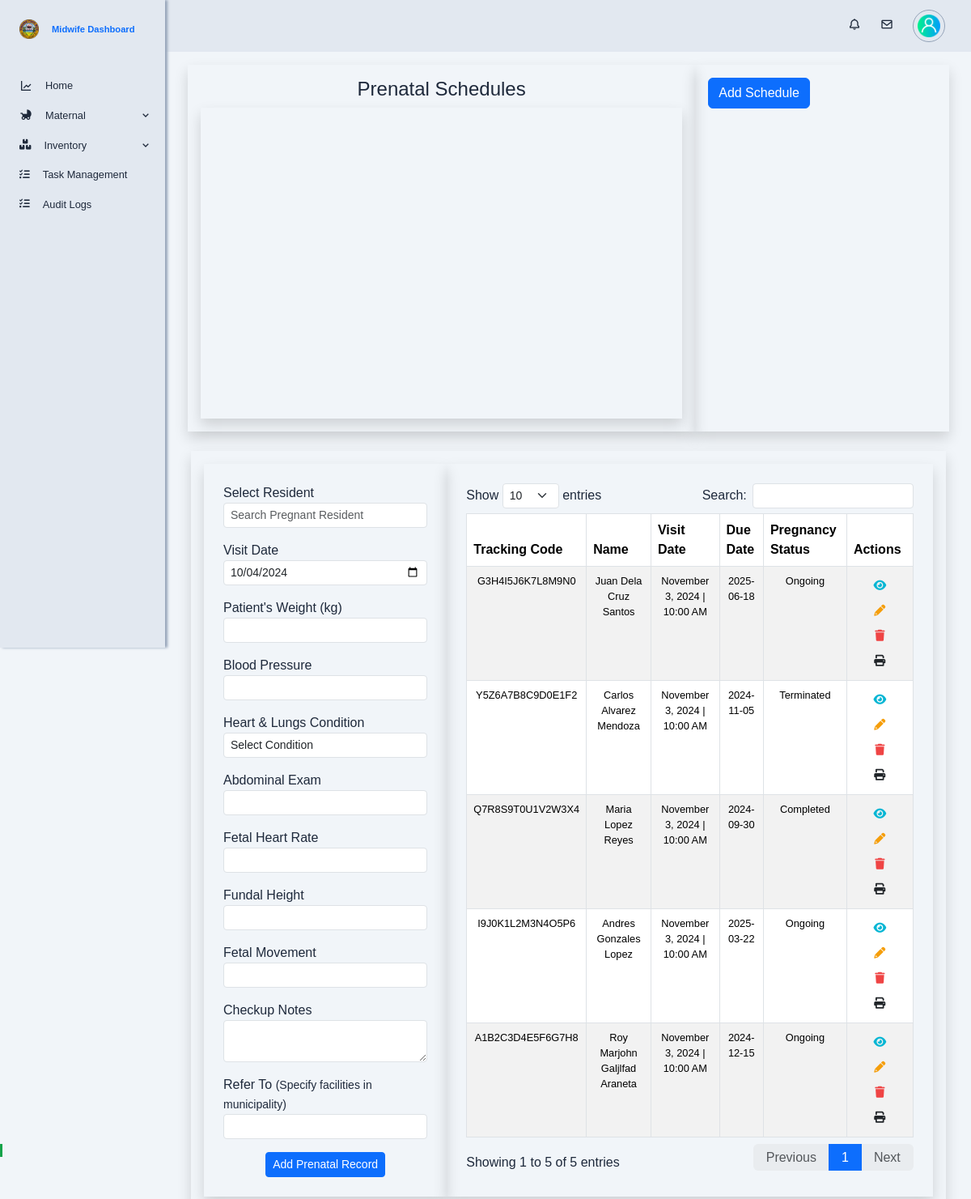
Screenshot of /app/views/midwife/prenatals.php with the database file from the repository.
### tables this page shows
CREATE TABLE `prenatals` (
  `prenatal_id` int(10) NOT NULL,
  `tracking_code` varchar(255) NOT NULL,
  `pregnancy_id` int(10) NOT NULL,
  `sched_id` int(10) NOT NULL,
  `bhw_id` int(10) NOT NULL,
  `weight` decimal(10,2) DEFAULT NULL,
  `blood_pressure` varchar(255) DEFAULT NULL,
  `heart_lungs_condition` varchar(255) DEFAULT NULL,
  `abdominal_exam` varchar(255) DEFAULT NULL,
  `fetal_heart_rate` varchar(255) DEFAULT NULL,
  `fundal_height` varchar(255) DEFAULT NULL,
  `fetal_movement` varchar(255) DEFAULT NULL,
  `checkup_notes` text DEFAULT NULL,
  `refer_to` varchar(255) DEFAULT NULL,
  `created_at` timestamp NOT NULL DEFAULT current_timestamp(),
  `updated_at` timestamp NOT NULL DEFAULT current_timestamp() ON UPDATE current_timestamp()
);

CREATE TABLE `personal_information` (
  `personal_info_id` int(10) NOT NULL,
  `lastname` varchar(255) NOT NULL,
  `firstname` varchar(255) NOT NULL,
  `middlename` varchar(255) NOT NULL,
  `date_of_birth` date DEFAULT NULL,
  `civil_status` enum('Single','Married','Widowed','Legally Separated') DEFAULT NULL,
  `educational_attainment` enum('Elementary Graduate','Elementary Undergraduate','Highschool Graduate','Highschool Undergraduate','College Graduate','College Undergraduate') DEFAULT NULL,
  `occupation` varchar(255) DEFAULT NULL,
  `religion` varchar(100) DEFAULT NULL,
  `citizenship` varchar(100) DEFAULT NULL,
  `address_id` int(10) NOT NULL,
  `sex` enum('male','female') NOT NULL,
  `phone_number` varchar(20) DEFAULT NULL,
  `email` varchar(255) DEFAULT NULL,
  `id_picture` varchar(255) DEFAULT NULL,
  `created_at` datetime NOT NULL DEFAULT current_timestamp(),
  `updated_at` datetime NOT NULL DEFAULT current_timestamp()
);

CREATE TABLE `prenatal_schedules` (
  `sched_id` int(10) NOT NULL,
  `sched_date` datetime(6) NOT NULL,
  `sched_note` varchar(255) NOT NULL
);

CREATE TABLE `pregnancy` (
  `pregnancy_id` int(10) NOT NULL,
  `resident_id` int(10) NOT NULL,
  `expected_due_date` date NOT NULL,
  `pregnancy_status` enum('Ongoing','Completed','Terminated') NOT NULL,
  `created_at` timestamp NOT NULL DEFAULT current_timestamp(),
  `updated_at` timestamp NOT NULL DEFAULT current_timestamp() ON UPDATE current_timestamp()
);

### app/models/get_prenatals.php (called while the page is built, shortened)
<?php
function getAllPrenatals($conn) {
    $sql = "
        SELECT
            p.*,
            pr.*,
            r.resident_id,
            pi.lastname,
            pi.firstname,
            pi.middlename,
            pi.phone_number,
            pi.email,
            ps.sched_date,
            ps.sched_note
        FROM
            prenatals AS p
        JOIN
            pregnancy AS pr ON p.pregnancy_id = pr.pregnancy_id
        JOIN
            residents AS r ON pr.resident_id = r.resident_id
        JOIN
            personal_information AS pi ON r.personal_info_id = pi.personal_info_id
        JOIN
            prenatal_schedules AS ps ON p.sched_id = ps.sched_id
        ORDER BY
            p.prenatal_id DESC
    ";
    $result = $conn->query($sql);
    $prenatals = [];
    while ($row = $result->fetch_assoc()) {
        $prenatals[] = $row;
    }
    return $prenatals;
}
?>

### app/views/midwife/prenatals.php (the view, shortened to what this page needs)
<?php
require './config/db_config.php';
require './app/models/get_prenatals.php';
$prenatalsData = getAllPrenatals($conn);
?>
<!DOCTYPE html>
<html lang="en">
<head>
    <?php include './app/views/globals/head.php'; ?>
    <link rel="stylesheet" href="https://cdn.datatables.net/1.11.5/css/dataTables.bootstrap5.min.css">
    <link rel="stylesheet" href="./public/css/midwife-prenatals.css">
</head>
<body>
    <?php include 'partials/top_navigation.php'; ?>
    <?php include 'partials/sidebar.php'; ?>
    <div class="container-fluid height-100 main-content">
        <div class="row mb-4 g-3">
            <div class="col-md-8 shadow p-3">
                <h4 class="text-center mb-2">Prenatal Schedules</h4>
                <div id="prenatalCalendar" class="shadow p-4"></div>
            </div>
            <div class="col-md-4 shadow p-3">
                <button class="btn btn-primary">Add Schedule</button>
            </div>
        </div>
        <div class="row my-4 shadow p-3 gx-2">
            <div class="col-md-4 p-4 prenatal-form shadow">
                <form method="POST" action="">
                    <div class="form-group mb-3">
                        <label for="pregnancy_id">Select Resident</label>
                        <input type="text" id="resident_search" class="form-control form-control-sm" placeholder="Search Pregnant Resident" data-bs-toggle="modal" data-bs-target="#residentModal" readonly>
                    </div>
                    <div class="form-group mb-3">
                        <label for="visit_date">Visit Date</label>
                        <input type="date" name="visit_date" id="visit_date" class="form-control form-control-sm" value="<?= date('Y-m-d') ?>" required>
                    </div>
                    <div class="form-group mb-3">
                        <label for="weight">Patient's Weight (kg)</label>
                        <input type="number" step="0.01" name="weight" id="weight" class="form-control form-control-sm">
                    </div>
                    <div class="form-group mb-3">
                        <label for="blood_pressure">Blood Pressure</label>
                        <input type="text" name="blood_pressure" id="blood_pressure" class="form-control form-control-sm">
                    </div>
                    <div class="form-group mb-3">
                        <label for="heart_lungs_condition">Heart & Lungs Condition</label>
                        <select name="heart_lungs_condition" id="heart_lungs_condition" class="form-control form-control-sm">
                            <option value="">Select Condition</option>
                        </select>
                    </div>
                    <div class="form-group mb-3">
                        <label for="abdominal_exam">Abdominal Exam</label>
                        <input type="text" name="abdominal_exam" id="abdominal_exam" class="form-control form-control-sm">
                    </div>
                    <div class="form-group mb-3">
                        <label for="fetal_heart_rate">Fetal Heart Rate</label>
                        <input type="text" name="fetal_heart_rate" id="fetal_heart_rate" class="form-control form-control-sm">
                    </div>
                    <div class="form-group mb-3">
                        <label for="fundal_height">Fundal Height</label>
                        <input type="text" name="fundal_height" id="fundal_height" class="form-control form-control-sm">
                    </div>
                    <div class="form-group mb-3">
                        <label for="fetal_movement">Fetal Movement</label>
                        <input type="text" name="fetal_movement" id="fetal_movement" class="form-control form-control-sm">
                    </div>
                    <div class="form-group mb-3">
                        <label for="checkup_notes">Checkup Notes</label>
                        <textarea name="checkup_notes" id="checkup_notes" class="form-control form-control-sm"></textarea>
                    </div>
                    <div class="form-group mb-3">
                        <label for="refer_to">Refer To <small>(Specify facilities in municipality)</small></label>
                        <input type="text" name="refer_to" id="refer_to" class="form-control form-control-sm">
                    </div>
                    <div class="d-flex justify-content-center">
                        <button type="submit" class="btn btn-primary btn-sm">Add Prenatal Record</button>
                    </div>
                </form>
            </div>
            <div class="col-md-8 p-4 prenatal-table shadow">
                <table id="prenatalsTable" class="table table-striped table-bordered text-center">
                    <thead>
                        <tr>
                            <th>Tracking Code</th>
                            <th>Name</th>
                            <th>Visit Date</th>
                            <th>Due Date</th>
                            <th>Pregnancy Status</th>
                            <th>Actions</th>
                        </tr>
                    </thead>
                    <tbody>
                        <?php if (!empty($prenatalsData)): ?>
                            <?php foreach ($prenatalsData as $prenatal): ?>
                                <tr>
                                    <td><?= htmlspecialchars($prenatal['tracking_code']) ?></td>
                                    <td><?= htmlspecialchars($prenatal['firstname'] . ' ' . $prenatal['middlename'] . ' ' . $prenatal['lastname']) ?></td>
                                    <td>
                                        <?php
                                            $date = new DateTime($prenatal['sched_date']);
                                            echo htmlspecialchars($date->format('F j, Y | h:i A'));
                                        ?>
                                    </td>
                                    <td><?= htmlspecialchars($prenatal['expected_due_date']) ?></td>
                                    <td><?= htmlspecialchars($prenatal['pregnancy_status']) ?></td>
                                    <td>
                                        <button class="btn btn-sm view-btn"><i class="fa-solid fa-eye"></i></button>
                                        <button class="btn btn-sm edit-btn"><i class="fa-solid fa-pencil-alt"></i></button>
                                        <button class="btn btn-sm delete-btn"><i class="fa-solid fa-trash"></i></button>
                                        <button class="btn btn-sm print-btn" onclick="window.open('midwife/print_prenatal', '_blank');"><i class="fa-solid fa-print"></i></button>
                                    </td>
                                </tr>
                            <?php endforeach; ?>
                        <?php else: ?>
                            <tr>
                                <td colspan="6" class="text-center">No prenatal records found.</td>
                            </tr>
                        <?php endif; ?>
                    </tbody>
                </table>
            </div>
        </div>
    </div>
</body>
</html>

### rows the page displays
prenatals: tracking_code "G3H4I5J6K7L8M9N0", personal_information.firstname+middlename+lastname "Juan Dela Cruz Santos", sched.sched_date "November 3, 2024 | 10:00 AM", pregnancy.expected_due_date "2025-06-18", pregnancy.pregnancy_status "Ongoing"
prenatals: tracking_code "Y5Z6A7B8C9D0E1F2", personal_information.firstname+middlename+lastname "Carlos Alvarez Mendoza", sched.sched_date "November 3, 2024 | 10:00 AM", pregnancy.expected_due_date "2024-11-05", pregnancy.pregnancy_status "Terminated"
prenatals: tracking_code "Q7R8S9T0U1V2W3X4", personal_information.firstname+middlename+lastname "Maria Lopez Reyes", sched.sched_date "November 3, 2024 | 10:00 AM", pregnancy.expected_due_date "2024-09-30", pregnancy.pregnancy_status "Completed"
prenatals: tracking_code "I9J0K1L2M3N4O5P6", personal_information.firstname+middlename+lastname "Andres Gonzales Lopez", sched.sched_date "November 3, 2024 | 10:00 AM", pregnancy.expected_due_date "2025-03-22", pregnancy.pregnancy_status "Ongoing"
prenatals: tracking_code "A1B2C3D4E5F6G7H8", personal_information.firstname+middlename+lastname "Roy Marjohn Galjlfad Araneta", sched.sched_date "November 3, 2024 | 10:00 AM", pregnancy.expected_due_date "2024-12-15", pregnancy.pregnancy_status "Ongoing"
